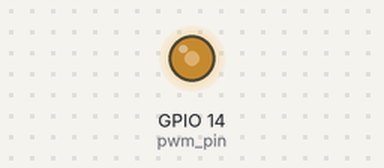
Simulated run of this program. Board: ESP32 board running MicroPython. Shown: output pins drawn as LEDs (lit = HIGH). At 0.0 s the program stops and its outputs stay as they are.

Above: at 0.1 s.
Timing chart, 0 to 1.5 s (numbered marks = the images above):
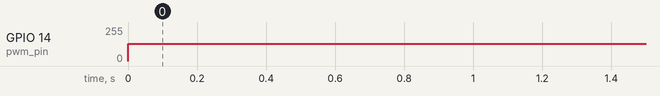

Measured:
- by itself, GPIO 14 (pwm_pin): 0/255 → 128/255 at 0.00 s

The program:

servo99s.py
```python
# 99s舵机
from machine import Pin, PWM

# 定义舵机参数
angle_min = 0  # 最小角度
angle_max = 120  # 最大角度
neutral_pulse_width = 1500  # 中立点脉冲宽度（微秒）
frequency = 300  # PWM频率（赫兹）
width_min = 0.5  # 最低脉冲宽度 毫秒
width_max = 2.5  # 最低脉冲宽度 毫秒
period = 1000 / 300.0  # 脉冲周期 毫秒

pwm_pin = Pin(14, Pin.OUT)  # 使用GPIO15作为PWM输出引脚
pwm = PWM(pwm_pin, freq=frequency)
pwm_range = 1023

angle_left = 0  # 最左边角度，和结构有关，固定
angle_wright = 0  # 最左边角度，和结构有关，固定

left_max = 5430
middle = 4650
right_max = 3590


def turn(scale):
    if scale > left_max:
        scale = left_max
    elif scale < right_max:
        scale = right_max
    turn_scale = int(scale)
    pwm.duty_u16(turn_scale)


# 百分比转向
def turn_percent(percent):
    if not isinstance(percent, int) or percent == 0:
        print("回正")
        turn(middle)
    # 左
    elif percent < 0:
        print("左")
        turn((left_max - middle) * (-percent) / 100 + middle)
    # 右
    else:
        print("右")
        turn(middle - (middle - right_max) * percent / 100)
```
